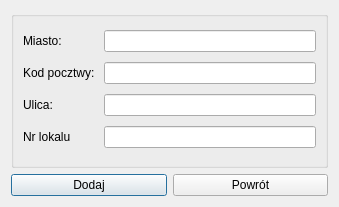
<?xml version="1.0" encoding="UTF-8"?>
<ui version="4.0">
 <class>Okno_dodanieLokalizacji</class>
 <widget class="QDialog" name="Okno_dodanieLokalizacji">
  <property name="geometry">
   <rect>
    <x>0</x>
    <y>0</y>
    <width>339</width>
    <height>207</height>
   </rect>
  </property>
  <property name="windowTitle">
   <string>Dodanie lokalizacji</string>
  </property>
  <layout class="QVBoxLayout" name="verticalLayout">
   <item>
    <widget class="QGroupBox" name="groupBox">
     <property name="title">
      <string/>
     </property>
     <layout class="QGridLayout" name="gridLayout">
      <item row="1" column="0">
       <widget class="QLabel" name="label_2">
        <property name="text">
         <string>Kod pocztwy: </string>
        </property>
       </widget>
      </item>
      <item row="2" column="0">
       <widget class="QLabel" name="label_3">
        <property name="text">
         <string>Ulica: </string>
        </property>
       </widget>
      </item>
      <item row="3" column="0">
       <widget class="QLabel" name="label_4">
        <property name="text">
         <string>Nr lokalu</string>
        </property>
       </widget>
      </item>
      <item row="1" column="1">
       <widget class="QLineEdit" name="lineEdit_2"/>
      </item>
      <item row="2" column="1">
       <widget class="QLineEdit" name="lineEdit_3"/>
      </item>
      <item row="3" column="1">
       <widget class="QLineEdit" name="lineEdit_4"/>
      </item>
      <item row="0" column="1">
       <widget class="QLineEdit" name="lineEdit"/>
      </item>
      <item row="0" column="0">
       <widget class="QLabel" name="label">
        <property name="text">
         <string>Miasto: </string>
        </property>
       </widget>
      </item>
     </layout>
    </widget>
   </item>
   <item>
    <layout class="QHBoxLayout" name="horizontalLayout">
     <item>
      <widget class="QPushButton" name="pushButton">
       <property name="text">
        <string>Dodaj</string>
       </property>
      </widget>
     </item>
     <item>
      <widget class="QPushButton" name="pushButton_2">
       <property name="text">
        <string>Powrót</string>
       </property>
      </widget>
     </item>
    </layout>
   </item>
  </layout>
 </widget>
 <resources/>
 <connections/>
</ui>
